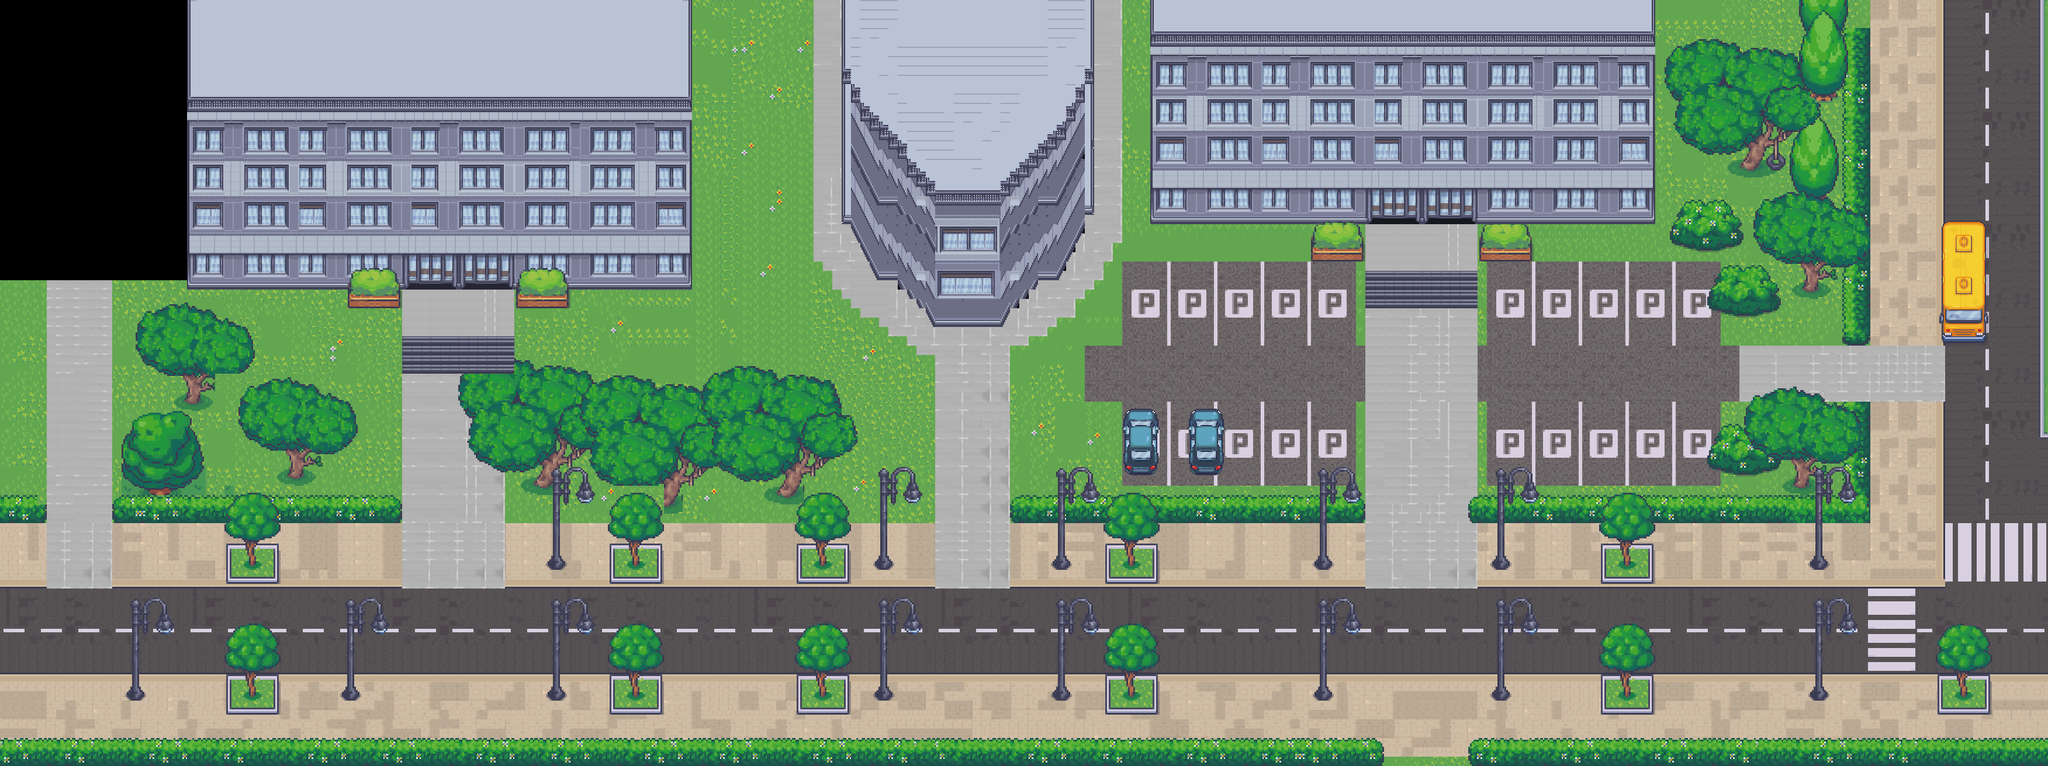

Rendered tile map (Tiled .tmx) drawn with the repository's tilesets; below, a short description and the map source with its tile grids summarised:
An orthogonal 219x82 tile map with 16x16 px tiles, 5 tile layers (road, tree, tree2, tree3, ...), 1 hidden layer not drawn, 11 tilesets and 78 objects.

<map version="1.2" tiledversion="1.3.5" orientation="orthogonal" renderorder="right-down" width="219" height="82" tilewidth="16" tileheight="16" infinite="0" nextlayerid="21" nextobjectid="111">
 <tileset firstgid="1" name="Tileset_1_MV" tilewidth="16" tileheight="16" tilecount="2304" columns="48">
  <image source="damen/Tileset_1_MV.png" width="768" height="768" />
 </tileset>
 <tileset firstgid="2305" name="Tileset_21_MV" tilewidth="16" tileheight="16" tilecount="2304" columns="48">
  <image source="damen/Tileset_21_MV.png" width="768" height="768" />
 </tileset>
 <tileset firstgid="4609" name="Tileset_69_MV" tilewidth="16" tileheight="16" tilecount="2304" columns="48">
  <image source="damen/Tileset_69_MV.png" width="768" height="768" />
 </tileset>
 <tileset firstgid="6913" name="Office_Floors_TILESET_A2_" tilewidth="16" tileheight="16" tilecount="1728" columns="48">
  <image source="damen/Office_Floors_TILESET_A2_.png" width="768" height="576" />
 </tileset>
 <tileset firstgid="8641" name="Tileset_8_MV" tilewidth="16" tileheight="16" tilecount="2304" columns="48">
  <image source="damen/Tileset_8_MV.png" width="768" height="768" />
 </tileset>
 <tileset firstgid="10945" name="Tileset_20_MV" tilewidth="16" tileheight="16" tilecount="2304" columns="48">
  <image source="damen/Tileset_20_MV.png" width="768" height="768" />
 </tileset>
 <tileset firstgid="13249" name="17_Visibile_Upstairs_System_48x48" tilewidth="16" tileheight="16" tilecount="3888" columns="48">
  <image source="damen/17_Visibile_Upstairs_System_48x48.png" width="768" height="1296" />
 </tileset>
 <tileset firstgid="17137" name="17_Visibile_Upstairs_System_48x48" tilewidth="16" tileheight="16" tilecount="3888" columns="48">
  <image source="damen/17_Visibile_Upstairs_System_48x48.png" width="768" height="1296" />
 </tileset>
 <tileset firstgid="21025" name="16_Office_32x32" tilewidth="16" tileheight="16" tilecount="12160" columns="64">
  <image source="damen/16_Office_32x32.png" width="1024" height="3040" />
 </tileset>
 <tileset firstgid="33185" name="10_Vehicles_32x32" tilewidth="16" tileheight="16" tilecount="13824" columns="64">
  <image source="damen/10_Vehicles_32x32.png" width="1024" height="3456" />
 </tileset>
 <tileset firstgid="47009" name="Tileset_16_MV" tilewidth="16" tileheight="16" tilecount="2304" columns="48">
  <image source="damen/Tileset_16_MV.png" width="768" height="768" />
 </tileset>
 <layer id="9" name="road" width="219" height="82">
  <data>[17958 cells, 16229 non-empty, 642 distinct tile ids]</data>
 </layer>
 <layer id="10" name="tree" width="219" height="82">
  <data>[17958 cells, 5398 non-empty, 1055 distinct tile ids]</data>
 </layer>
 <objectgroup id="16" name="object">
  <object id="10" x="324" y="2.66667" width="26.6667" height="484" />
  <object id="11" x="326.667" y="468" width="842.667" height="22.6667" />
  <object id="12" x="1152" y="-8" width="25.3333" height="492" />
  <object id="13" x="596" y="490.667" width="88" height="33.3333" />
  <object id="14" x="884" y="490.667" width="85.3333" height="32" />
  <object id="15" x="865.333" y="853.333" width="716" height="38.6667" />
  <object id="16" x="1730.67" y="854.667" width="604" height="36" />
  <object id="17" x="2526.67" y="857.333" width="673.333" height="36" />
  <object id="19" x="193.333" y="853.333" width="492" height="41.3333" />
  <object id="20" x="-1.33333" y="853.333" width="77.3333" height="37.3333" />
  <object id="22" x="2242.67" y="386.667" width="89.3333" height="57.3333" />
  <object id="23" x="2529.33" y="384" width="90.6667" height="62.6667" />
  <object id="24" x="1973.33" y="352" width="856" height="28" />
  <object id="25" x="2804" y="1.33333" width="24" height="350.667" />
  <object id="26" x="1970.67" y="0" width="22.6667" height="352" />
  <object id="33" x="1855.33" y="3.33333" width="13.3333" height="361.333" />
  <object id="34" x="1442" y="-0.666667" width="15.3333" height="381.333" />
  <object id="35" x="3158.67" y="1.33333" width="42.6667" height="582.667" />
  <object id="36" x="3057.33" y="856" width="145.333" height="36" />
  <object id="38" x="1461" y="380" width="9" height="11" />
  <object id="39" x="1473" y="398" width="31" height="31" />
  <object id="40" x="1499" y="449" width="52" height="30" />
  <object id="41" x="1554" y="482" width="14" height="27" />
  <object id="42" x="1569" y="511" width="30" height="17" />
  <object id="43" x="1599" y="541" width="115" height="17" />
  <object id="44" x="1713" y="512" width="30" height="16" />
  <object id="45" x="1746" y="492" width="15" height="18" />
  <object id="46" x="1762" y="461" width="15" height="31" />
  <object id="47" x="1784" y="452" width="26" height="23" />
  <object id="48" x="1814" y="419" width="15" height="17" />
  <object id="49" x="1834" y="383" width="20" height="16" />
  <object id="51" x="388" y="1155" width="88" height="66" />
  <object id="52" x="218" y="1177" width="27" height="21" />
  <object id="54" x="389" y="933" width="83" height="59" />
  <object id="55" x="1043" y="933" width="87" height="63" />
  <object id="56" x="1043" y="1156" width="87" height="65" />
  <object id="57" x="1363" y="1154" width="88" height="67" />
  <object id="58" x="1892" y="1158" width="85" height="62" />
  <object id="59" x="1890" y="932" width="88" height="66" />
  <object id="60" x="1497" y="953" width="28" height="21" />
  <object id="61" x="1497" y="1177" width="28" height="21" />
  <object id="62" x="1799" y="1179" width="32" height="19" />
  <object id="63" x="1800" y="952" width="31" height="22" />
  <object id="64" x="2247" y="952" width="30" height="22" />
  <object id="65" x="2245" y="1176" width="35" height="22" />
  <object id="66" x="2549" y="1177" width="34" height="22" />
  <object id="68" x="2548" y="957" width="36" height="19" />
  <object id="69" x="3094" y="1177" width="35" height="22" />
  <object id="70" x="3096" y="952" width="31" height="22" />
  <object id="71" x="3314" y="1154" width="90" height="65" />
  <object id="72" x="3153.5" y="688.5" width="46" height="166.5" />
  <object id="91" x="-7.33333" y="489.333" width="8.33333" height="823" />
  <object id="96" x="4" y="1305" width="2357" height="3" />
  <object id="97" x="2528" y="1304" width="975.667" height="6" />
  <object id="98" x="3492" y="0" width="11" height="749" />
  <object id="104" x="3503.33" y="656" width="6.66667" height="656" />
  <object id="105" x="-8" y="470" width="327.333" height="10" />
  <object id="107" x="1179.33" y="-14.6667" width="789.333" height="12.6667" />
  <object id="108" x="3199.33" y="-5.33333" width="292" height="6" />
  <object id="110" x="1364.33" y="933.333" width="85.6667" height="63.3333" />
 </objectgroup>
 <objectgroup id="20" name="NPC">
  <object id="90" x="1249.33" y="958.667">
   <properties>
    <property name="dialogue" value="nvtongxue" />
    <property name="model" value="2" />
    <property name="move" value="1" />
   </properties>
  </object>
  </objectgroup>
 <layer id="11" name="tree2" width="219" height="82">
  <data>[17958 cells, 1874 non-empty, 633 distinct tile ids]</data>
 </layer>
 <objectgroup id="18" name="sensor">
  <!-- 8 objects omitted --></objectgroup>
 <layer id="12" name="tree3" width="219" height="82">
  <data>[17958 cells, 383 non-empty, 383 distinct tile ids]</data>
 </layer>
 <objectgroup id="19" name="start">
  <!-- 8 objects omitted --></objectgroup>
 <layer id="13" name="tree4" width="219" height="82" visible="0">
  <data>[17958 cells, 477 non-empty, 306 distinct tile ids]</data>
 </layer>
 <layer id="15" name="tree 6" width="219" height="82">
  <data>[17958 cells, 925 non-empty, 67 distinct tile ids]</data>
 </layer>
</map>
<!-- 17 of 78 objects omitted -->
